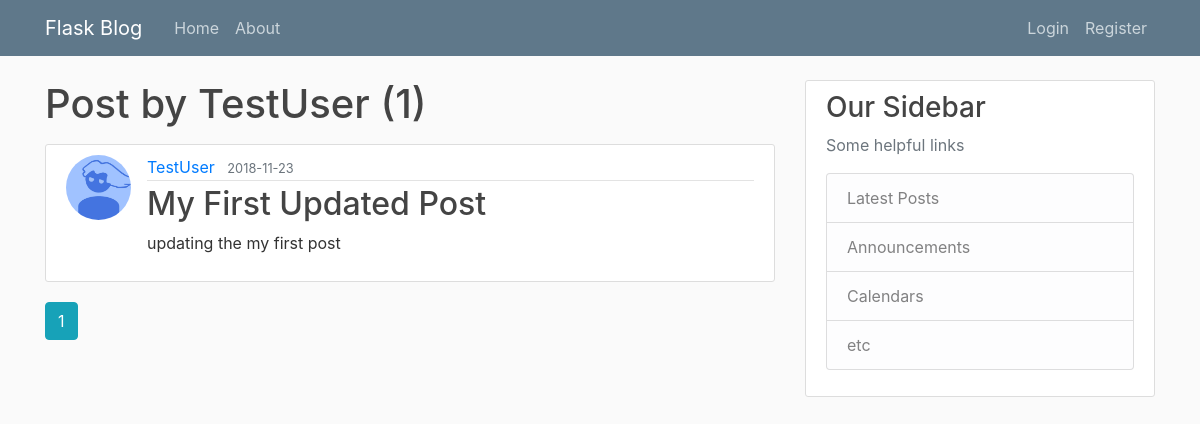
Page /user/TestUser on the earlier database version.
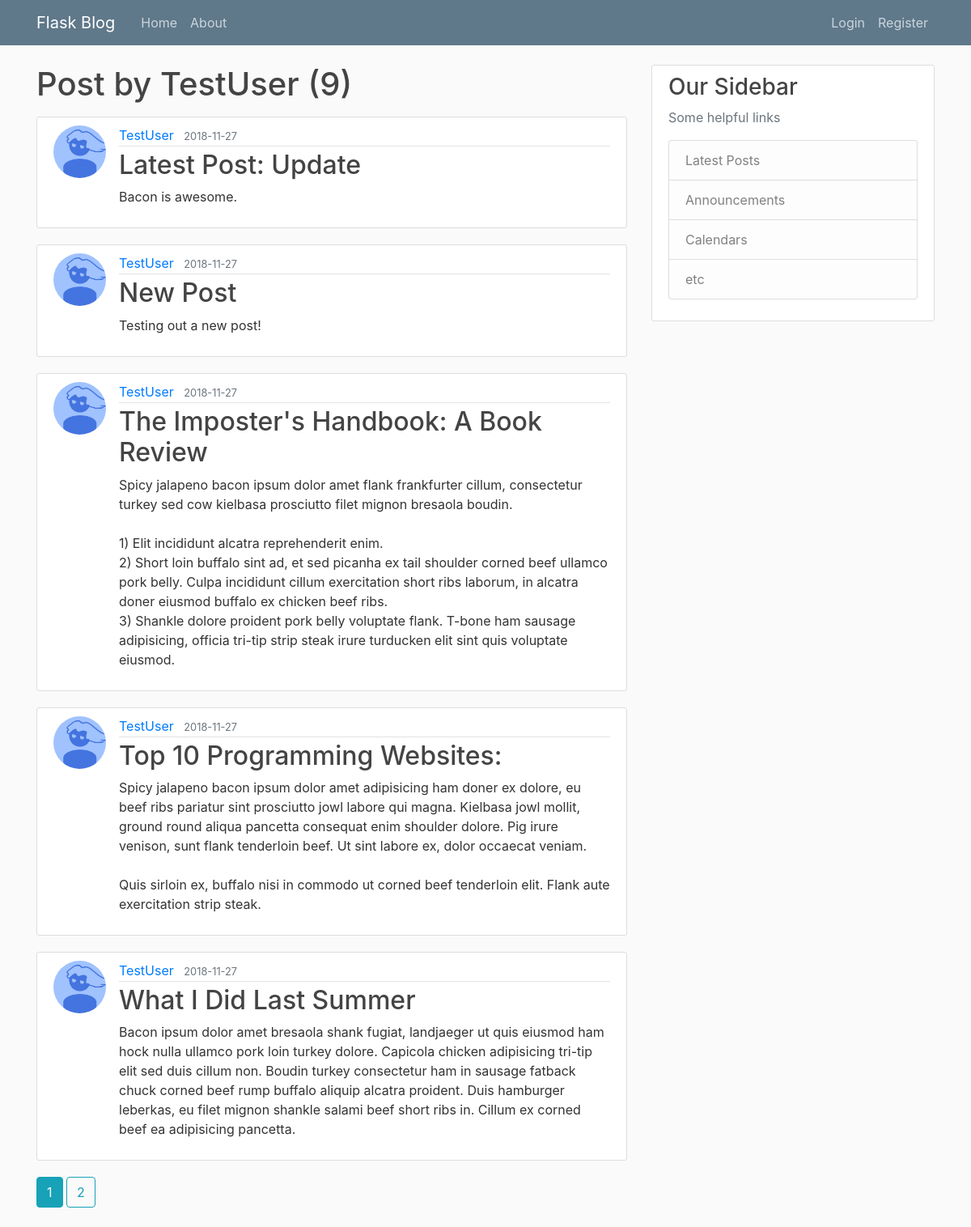
Same page on the later database version.
### flaskblog/models.py (models this page shows, shortened)
class User(db.Model, UserMixin):
    id = db.Column(db.Integer, primary_key=True)
    username = db.Column(db.String(20), unique=True, nullable=False)
    email = db.Column(db.String(120), unique=True, nullable=False)
    image_file = db.Column(db.String(20), nullable=False, default='default.jpg')
    password = db.Column(db.String(60), nullable=False)
    posts = db.relationship('Post', backref='author', lazy=True)

class Post(db.Model):
    id = db.Column(db.Integer, primary_key=True)
    title = db.Column(db.String(100), nullable=False)
    date_posted = db.Column(db.DateTime, nullable=False, default=datetime.utcnow)
    content = db.Column(db.Text, nullable=False)
    user_id = db.Column(db.Integer, db.ForeignKey('user.id'), nullable=False)

### flaskblog/routes.py (the view)
@app.route("/user/<string:username>")
def user_posts(username):
    page = request.args.get('page', 1, type=int)
    user = User.query.filter_by(username=username).first_or_404()
    posts = Post.query.filter_by(author=user)\
        .order_by(Post.date_posted.desc())\
        .paginate(page=page, per_page=5)
    return render_template('user_posts.html', posts=posts, user=user)

### flaskblog/templates/user_posts.html
{% extends "layout.html" %}
{% block content %}
  <h1 class="mb-3">Post by {{ user.username }} ({{ posts.total }})</h1>
  {% for post in posts.items %}
    <article class="media content-section">
      <img class="rounded-circle article-img" src="{{ url_for('static', filename="profile_pics/" + post.author.image_file) }}" alt="">
      <div class="media-body">
        <div class="article-metadata">
          <a class="mr-2" href="{{ url_for('user_posts', username=post.author.username) }}">{{ post.author.username }}</a>
          <small class="text-muted">{{ post.date_posted.strftime('%Y-%m-%d') }}</small>
        </div>
        <h2><a class="article-title" href="{{ url_for('post', post_id=post.id) }}">{{ post.title }}</a></h2>
        <p class="article-content">{{ post.content }}</p>
      </div>
    </article>
  {% endfor %}
  {% for page_num in posts.iter_pages(left_edge=1, right_edge=1, left_current=1, right_current=2) %}
    {% if page_num %}
      {% if posts.page == page_num %}
        <a class= "btn btn-info mb-4" href="{{ url_for('user_posts', username=user.username, page=page_num) }}">{{ page_num }}</a>
      {% else %}
        <a class= "btn btn-outline-info mb-4" href="{{ url_for('user_posts', username=user.username, page=page_num) }}">{{ page_num }}</a>
      {% endif %}
    {% else %}
      ...
    {% endif %}
  {% endfor %}
{% endblock content %}

### flaskblog/templates/layout.html (shortened to what this page needs)
<html>
<head>
  <link rel="stylesheet" href="https://maxcdn.bootstrapcdn.com/bootstrap/4.0.0/css/bootstrap.min.css">
  <link rel="stylesheet" type="text/css" href="{{ url_for('static', filename='main.css') }}">
</head>
<body>
  <header class="site-header">
    <nav class="navbar navbar-expand-md navbar-dark bg-steel fixed-top">
      <div class="container">
        <a class="navbar-brand mr-4" href="/">Flask Blog</a>
        <div class="collapse navbar-collapse" id="navbarToggle">
          <div class="navbar-nav mr-auto">
            <a class="nav-item nav-link" href="{{ url_for('home') }}">Home</a>
            <a class="nav-item nav-link" href="{{ url_for('about') }}">About</a>
          </div>
          <div class="navbar-nav">
            {% if current_user.is_authenticated %}
              <a class="nav-item nav-link" href="{{ url_for('new_post') }}">New Post</a>
              <a class="nav-item nav-link" href="{{ url_for('account') }}">Account</a>
              <a class="nav-item nav-link" href="{{ url_for('logout') }}">Logout</a>
            {% else %}
              <a class="nav-item nav-link" href="{{ url_for('login') }}">Login</a>
              <a class="nav-item nav-link" href="{{ url_for('register') }}">Register</a>
            {% endif %}
          </div>
        </div>
      </div>
    </nav>
  </header>
  <main role="main" class="container">
    <div class="row">
      <div class="col-md-8">
        {% block content %}{% endblock %}
      </div>
      <div class="col-md-4">
        <div class="content-section">
          <h3>Our Sidebar</h3>
          <p class='text-muted'>Some helpful links
            <ul class="list-group">
              <li class="list-group-item list-group-item-light">Latest Posts</li>
              <li class="list-group-item list-group-item-light">Announcements</li>
              <li class="list-group-item list-group-item-light">Calendars</li>
              <li class="list-group-item list-group-item-light">etc</li>
            </ul>
          </p>
        </div>
      </div>
    </div>
  </main>
</body>
</html>

### flaskblog/static/main.css (style rules this page uses)
body { background: #fafafa; color: #333333; margin-top: 5rem; }
h1, h2, h3, h4, h5, h6 { color: #444444; }
.bg-steel { background-color: #5f788a; }
.site-header .navbar-nav .nav-link { color: #cbd5db; }
.content-section { background: #ffffff; padding: 10px 20px; border: 1px solid #dddddd; border-radius: 3px; margin-bottom: 20px; }
.article-title { color: #444444; }
.article-content { white-space: pre-line; }
.article-img { height: 65px; width: 65px; margin-right: 16px; }
.article-metadata { padding-bottom: 1px; margin-bottom: 4px; border-bottom: 1px solid #e3e3e3 }

Differences in the rows shown:
no longer on this page (row unchanged): Post: image_file (placeholder picture), author.username "TestUser", date_posted "2018-11-23", title "My First Updated Post", content "updating the my first post"
added Post: image_file (placeholder picture), author.username "TestUser", date_posted "2018-11-27", title "Latest Post: Update", content "Bacon is awesome."
added Post: image_file (placeholder picture), author.username "TestUser", date_posted "2018-11-27", title "New Post", content "Testing out a new post!"
added Post: image_file (placeholder picture), author.username "TestUser", date_posted "2018-11-27", title "The Imposter's Handbook: A Book Review", content "Spicy jalapeno bacon ipsum dolor amet flank frankfurter cillum, consectetur turkey sed cow kielbasa prosciutto filet mignon bresaola boudin. 1) Elit incididunt alcatra reprehenderit enim. 2) Short loin buffalo sint ad, et sed picanha ex tail shoulder corned beef ullamco pork belly. Culpa incididunt cillum exercitation short ribs laborum, in alcatra doner eiusmod buffalo ex chicken beef ribs. 3) Shankle dolore proident pork belly voluptate flank. T-bone ham sausage adipisicing, officia tri-tip strip steak irure turducken elit sint quis voluptate eiusmod."
added Post: image_file (placeholder picture), author.username "TestUser", date_posted "2018-11-27", title "Top 10 Programming Websites:", content "Spicy jalapeno bacon ipsum dolor amet adipisicing ham doner ex dolore, eu beef ribs pariatur sint prosciutto jowl labore qui magna. Kielbasa jowl mollit, ground round aliqua pancetta consequat enim shoulder dolore. Pig irure venison, sunt flank tenderloin beef. Ut sint labore ex, dolor occaecat veniam. Quis sirloin ex, buffalo nisi in commodo ut corned beef tenderloin elit. Flank aute exercitation strip steak."
added Post: image_file (placeholder picture), author.username "TestUser", date_posted "2018-11-27", title "What I Did Last Summer", content "Bacon ipsum dolor amet bresaola shank fugiat, landjaeger ut quis eiusmod ham hock nulla ullamco pork loin turkey dolore. Capicola chicken adipisicing tri-tip elit sed duis cillum non. Boudin turkey consectetur ham in sausage fatback chuck corned beef rump buffalo aliquip alcatra proident. Duis hamburger leberkas, eu filet mignon shankle salami beef short ribs in. Cillum ex corned beef ea adipisicing pancetta."
Other differences:
{{ posts.total }}: "1" → "9"
new list line: "2"
